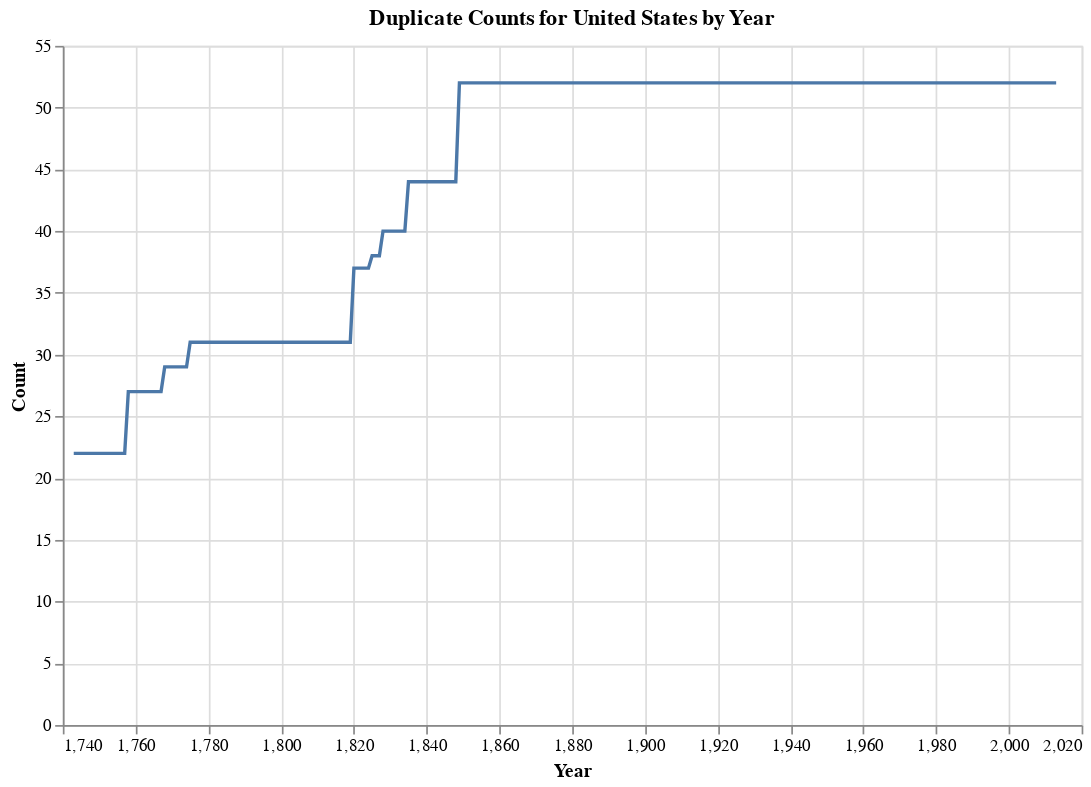

This figure's notebook cell:
### Code cell
usa_duplicates = duplicate_counts_temp[duplicate_counts_temp['Country'] == 'United States']

chart = alt.Chart(usa_duplicates).mark_line().encode(
    x='Year',
    y='Count',
    tooltip=['Year', 'Count']
).properties(
    title='Duplicate Counts for United States by Year',
    width=600,
    height=400
)

chart

### Figure 1 — Vega-Lite specification as saved in the notebook (floating-point values rounded to 4 significant figures; data arrays with more than 128 entries replaced by an {"elided": "..."} marker saying what was removed)
{"config": {"view": {"continuousWidth": 300, "continuousHeight": 300}}, "data": {"name": "data-7fc248f4921fedf59d1bb3249a9a8634"}, "mark": {"type": "line"}, "encoding": {"tooltip": [{"field": "Year", "type": "quantitative"}, {"field": "Count", "type": "quantitative"}], "x": {"field": "Year", "type": "quantitative"}, "y": {"field": "Count", "type": "quantitative"}}, "height": 400, "title": "Duplicate Counts for United States by Year", "width": 600, "$schema": "https://vega.github.io/schema/vega-lite/v5.8.0.json", "datasets": {"data-7fc248f4921fedf59d1bb3249a9a8634": {"elided": "271 records"}}}
